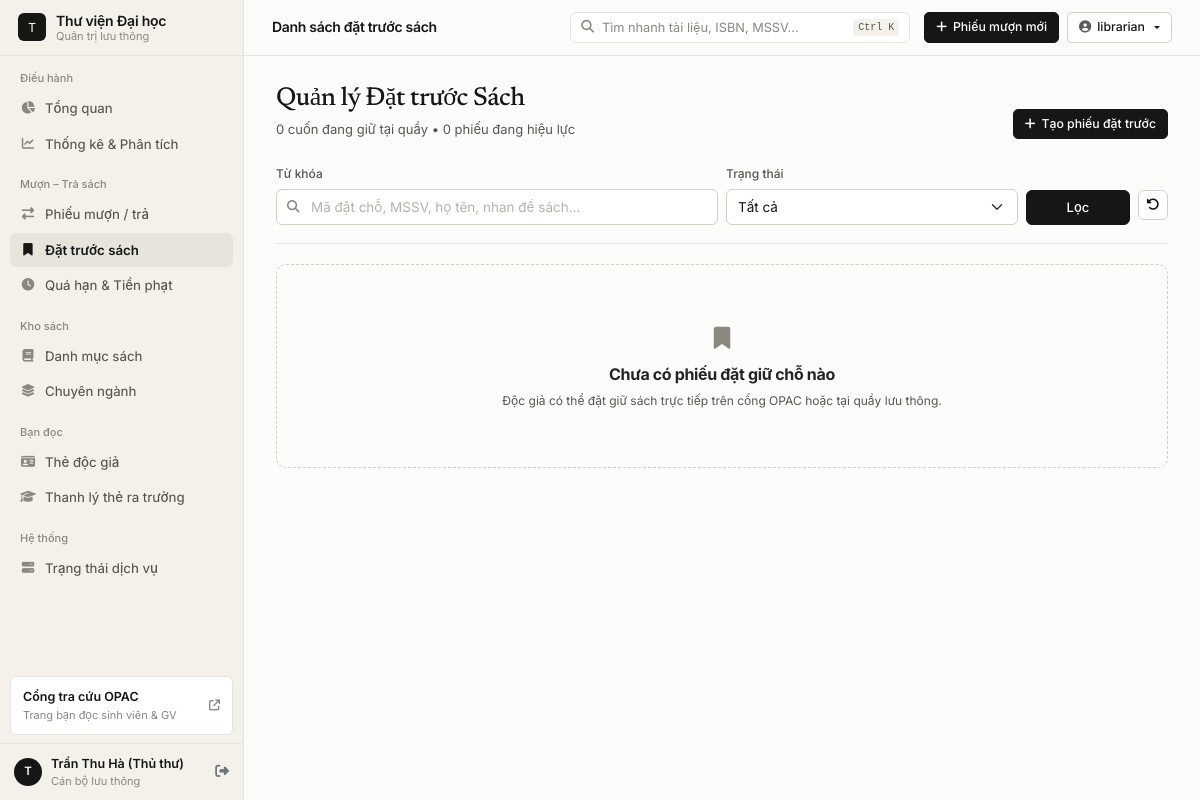
Page /loans/reservations (signed in) on the earlier database version.
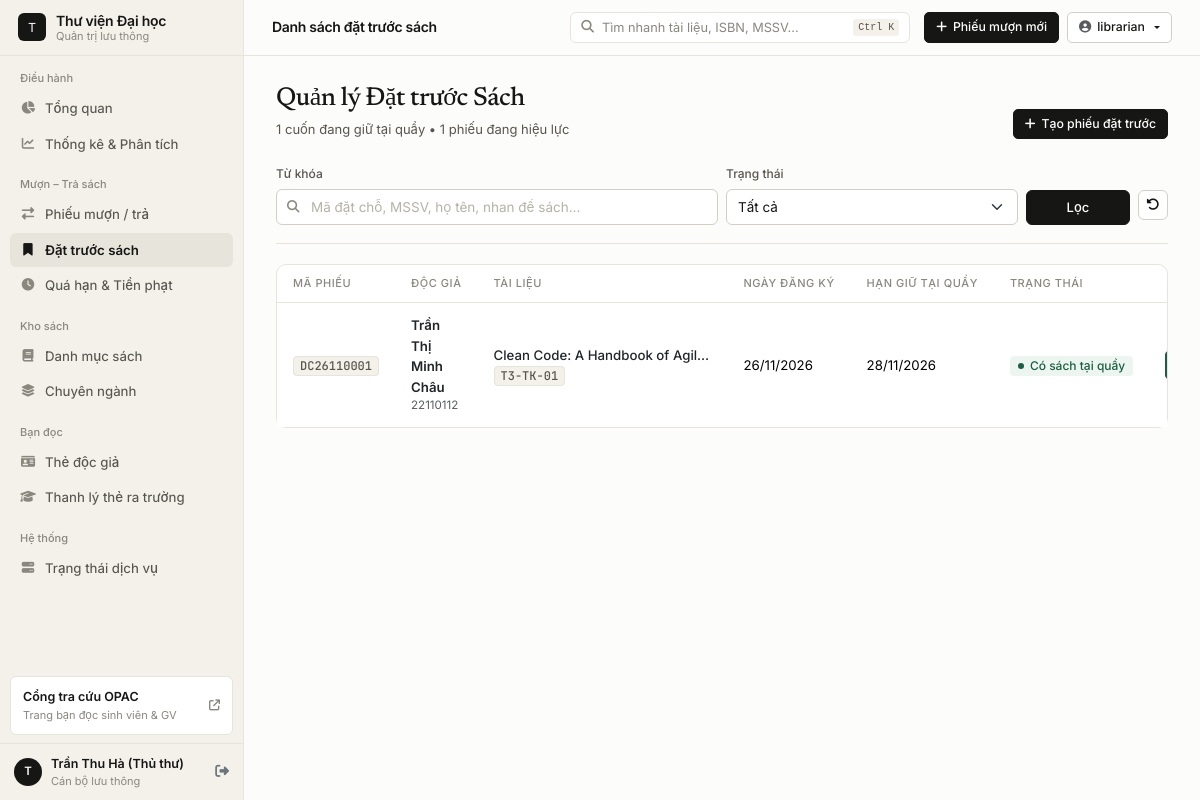
Same page on the later database version.
### app/models/reservation.py (models this page shows, shortened)
class Reservation(db.Model):
    __tablename__ = 'reservations'
    id = db.Column(db.Integer, primary_key=True)
    reservation_code = db.Column(db.String(30), unique=True, nullable=False, index=True)
    book_id = db.Column(db.Integer, db.ForeignKey('books.id'), nullable=False, index=True)
    member_id = db.Column(db.Integer, db.ForeignKey('members.id'), nullable=False, index=True)
    fulfilled_loan_id = db.Column(db.Integer, db.ForeignKey('loans.id'), nullable=True)
    status = db.Column(db.String(20), default='pending', nullable=False, index=True)
    expires_at = db.Column(db.Date, nullable=True)
    notified_at = db.Column(db.DateTime, nullable=True)
    notes = db.Column(db.Text)
    created_at = db.Column(db.DateTime, default=datetime.utcnow, index=True)
    updated_at = db.Column(db.DateTime, default=datetime.utcnow, onupdate=datetime.utcnow)

### app/models/member.py (models this page shows, shortened)
class Member(db.Model):
    __tablename__ = 'members'
    id = db.Column(db.Integer, primary_key=True)
    member_code = db.Column(db.String(20), unique=True, nullable=False, index=True)
    student_id = db.Column(db.String(30), unique=True, index=True)  # MSSV / Mã cán bộ bắt buộc
    full_name = db.Column(db.String(200), nullable=False, index=True)
    email = db.Column(db.String(150), unique=True, nullable=False, index=True)
    phone = db.Column(db.String(20))
    address = db.Column(db.Text)
    date_of_birth = db.Column(db.Date)
    id_card = db.Column(db.String(20))  # CCCD/CMND
    gender = db.Column(db.String(10), default='other')  # male, female, other
    member_type = db.Column(db.String(20), default='student')  # student, postgrad, lecturer
    faculty = db.Column(db.String(150))  # Khoa / Viện
    class_name = db.Column(db.String(60))  # Lớp / Bộ môn
    cohort = db.Column(db.String(30))  # Khóa học (VD: K22)
    graduation_year = db.Column(db.Integer)  # Năm dự kiến tốt nghiệp
    clearance_date = db.Column(db.Date)  # Ngày xác nhận hoàn trả sách ra trường
    status = db.Column(db.String(20), default='active')  # active, suspended, graduated, inactive
    membership_start = db.Column(db.Date, default=date.today)
    membership_end = db.Column(db.Date)
    avatar = db.Column(db.String(300))
    notes = db.Column(db.Text)
    total_fine = db.Column(db.Float, default=0)
    created_at = db.Column(db.DateTime, default=datetime.utcnow)
    updated_at = db.Column(db.DateTime, default=datetime.utcnow, onupdate=datetime.utcnow)
    loans = db.relationship('Loan', backref='member', lazy='dynamic')
    reservations = db.relationship('Reservation', backref='member', lazy='dynamic')

### app/models/book.py (models this page shows, shortened)
class Book(db.Model):
    __tablename__ = 'books'
    id = db.Column(db.Integer, primary_key=True)
    isbn = db.Column(db.String(20), unique=True, nullable=False, index=True)
    title = db.Column(db.String(300), nullable=False, index=True)
    author = db.Column(db.String(200), nullable=False, index=True)
    publisher = db.Column(db.String(200))
    publish_year = db.Column(db.Integer)
    category_id = db.Column(db.Integer, db.ForeignKey('categories.id'))
    description = db.Column(db.Text)
    total_copies = db.Column(db.Integer, default=1)
    available_copies = db.Column(db.Integer, default=1)
    location = db.Column(db.String(100))  # Shelf location
    cover_image = db.Column(db.String(300))
    language = db.Column(db.String(50), default='Tiếng Việt')
    pages = db.Column(db.Integer)
    price = db.Column(db.Float, default=0)  # Giá bìa làm căn cứ đền bù khi mất/hỏng (không bán)
    circulation_type = db.Column(db.String(30), default='borrowable')  # borrowable, reference_only
    department = db.Column(db.String(120))  # Khoa / Ngành phụ trách
    status = db.Column(db.String(20), default='available')  # available, unavailable
    created_at = db.Column(db.DateTime, default=datetime.utcnow)
    updated_at = db.Column(db.DateTime, default=datetime.utcnow, onupdate=datetime.utcnow)
    loans = db.relationship('Loan', backref='book', lazy='dynamic')
    reservations = db.relationship('Reservation', backref='book', lazy='dynamic')

### app/web/loans.py (the view)
@loans_bp.route('/reservations')
@login_required
def reservations():
    page = request.args.get('page', 1, type=int)
    status = request.args.get('status', '')
    search = request.args.get('search', '')
    pagination = LoanService.get_reservations(page=page, per_page=20, status=status, search=search)
    stats = LoanService.get_statistics()
    return render_template(
        'loans/reservations.html',
        pagination=pagination,
        reservations=pagination.items,
        selected_status=status,
        search=search,
        stats=stats,
    )

### app/models/user.py (called while the page is built)
@login_manager.user_loader
def load_user(user_id):
    user = db.session.get(User, int(user_id))
    return user if user and user.is_active else None

    @property
    def is_admin(self):
        return self.role == 'admin'

### app/service_access.py (called while the page is built)
def service_router(local, remote):
    class Router:
        def __getattr__(self, name):
            target = remote if current_app.config.get('USE_SERVICE_CLIENTS') else local
            return getattr(target, name)
    return Router()

### app/services/loan_service.py (called while the page is built, shortened)
    @staticmethod
    def expire_stale_reservations():
        today = date.today()
        stale = Reservation.query.filter(
            Reservation.status == 'ready',
            Reservation.expires_at.isnot(None),
            Reservation.expires_at < today,
        ).all()
        if not stale:
            return 0

### app/templates/loans/reservations.html (shortened to what this page needs)
{% extends 'base.html' %}
{% block page_title %}Danh sách đặt trước sách{% endblock %}
{% block content %}
<div class="section-header">
    <div>
        <h2 class="section-title">Quản lý Đặt trước Sách</h2>
        <p class="section-subtitle">{{ stats.ready_reservations or 0 }} cuốn đang giữ tại quầy • {{ stats.active_reservations or 0 }} phiếu đang hiệu lực</p>
    </div>
    <button type="button" class="btn btn-primary btn-sm" data-bs-toggle="modal" data-bs-target="#newHoldModal">
        <i class="fas fa-plus"></i>Tạo phiếu đặt trước
    </button>
</div>
<div class="filter-bar">
    <form method="GET" class="row g-2 align-items-end">
        <div class="col-lg-6 col-md-6">
            <label class="form-label">Từ khóa</label>
            <div class="search-wrapper">
                <input type="text" name="search" class="form-control" placeholder="Mã đặt chỗ, MSSV, họ tên, nhan đề sách..." value="{{ search }}">
            </div>
        </div>
        <div class="col-lg-4 col-md-4">
            <label class="form-label">Trạng thái</label>
            <select name="status" class="form-select">
                <option value="">Tất cả</option>
            </select>
        </div>
        <div class="col-lg-2 col-md-2 d-flex gap-2">
            <button type="submit" class="btn btn-primary flex-grow-1">Lọc</button>
            <a href="{{ url_for('loans.reservations') }}" class="btn btn-outline-secondary btn-icon"><i class="fas fa-rotate-left"></i></a>
        </div>
    </form>
</div>
{% if reservations %}
<div class="card">
    <div class="table-responsive">
        <table class="table table-hover">
            <thead>
                <tr>
                    <th>Mã phiếu</th>
                    <th>Độc giả</th>
                    <th>Tài liệu</th>
                    <th>Ngày đăng ký</th>
                    <th>Hạn giữ tại quầy</th>
                    <th>Trạng thái</th>
                    <th class="text-end">Thao tác</th>
                </tr>
            </thead>
            <tbody>
                {% for r in reservations %}
                <tr>
                    <td><code>{{ r.reservation_code }}</code></td>
                    <td>
                        {% if r.member %}
                        <a href="{{ url_for('members.detail', member_id=r.member.id) }}" class="fw-semibold text-decoration-none text-dark">{{ r.member.full_name }}</a>
                        <div class="text-muted small">{{ r.member.student_id or r.member.member_code }}</div>
                        {% else %}—{% endif %}
                    </td>
                    <td style="max-width:250px">
                        {% if r.book %}
                        <a href="{{ url_for('books.detail', book_id=r.book.id) }}" class="fw-medium text-decoration-none text-dark d-block text-truncate">{{ r.book.title }}</a>
                        <span class="code-chip">{{ r.book.location or 'Quầy chính' }}</span>
                        {% else %}—{% endif %}
                    </td>
                    <td class="text-nowrap">{{ r.created_at | fmt_date }}</td>
                    <td class="text-nowrap">{{ r.expires_at | fmt_date }}</td>
                    <td>{{ r.status | status_badge | safe }}</td>
                    <td class="text-end text-nowrap">
                    </td>
                </tr>
                {% endfor %}
            </tbody>
        </table>
    </div>
</div>
{% else %}
<div class="empty-state">
    <div class="empty-state-icon"><i class="fas fa-bookmark"></i></div>
    <h6 class="fw-bold text-dark">Chưa có phiếu đặt giữ chỗ nào</h6>
    <p class="small mb-0">Độc giả có thể đặt giữ sách trực tiếp trên cổng OPAC hoặc tại quầy lưu thông.</p>
</div>
{% endif %}
{% endblock %}

Differences in the rows shown:
added Reservation: reservation_code "DC26110001", member.full_name "Trần Thị Minh Châu", member "22110112", book "Clean Code: A Handbook of Agil…", book "T3-TK-01", created_at|fmt_date "26/11/2026", expires_at|fmt_date "28/11/2026", status|status_badge "Có sách tại quầy"
Other differences:
{{ stats.ready_reservations or 0 }}: "0" → "1"
{{ stats.active_reservations or 0 }}: "0" → "1"
text no longer shown: "Chưa có phiếu đặt giữ chỗ nào Độc giả có thể đặt giữ sách trực tiếp trên cổng OPAC hoặc tại quầy lưu thông."
text now shown: "MÃ PHIẾU ĐỘC GIẢ TÀI LIỆU NGÀY ĐĂNG KÝ HẠN GIỮ TẠI QUẦY TRẠNG THÁI"
